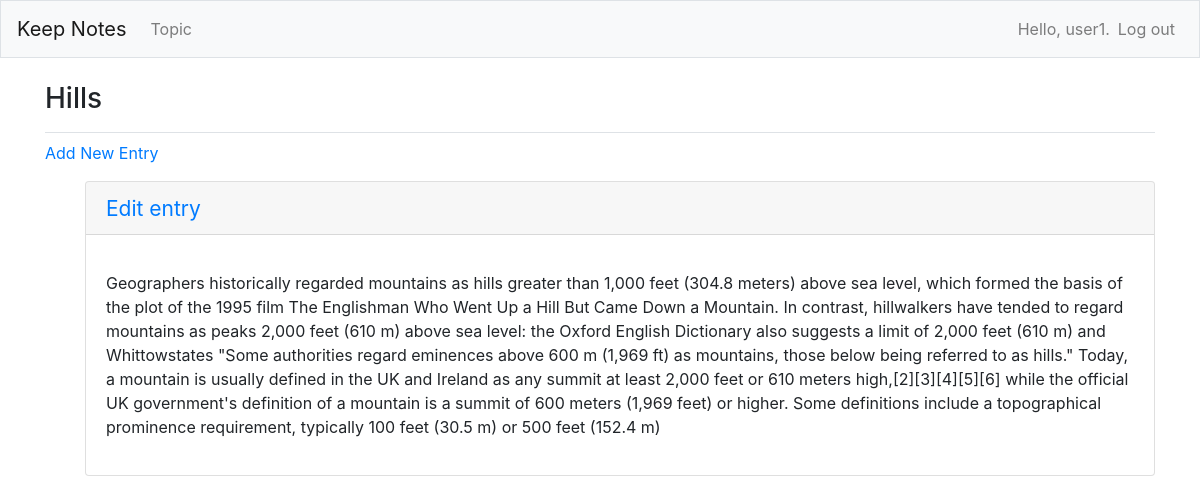
The page /topics/3/ (signed in) on the database its author committed.
### learning_logs/models.py (models this page shows, shortened)
class Topic(models.Model):
    text = models.CharField(max_length=200)
    date_added = models.DateTimeField(auto_now_add=True)
    owner = models.ForeignKey(User, on_delete=models.CASCADE)
    def __str__(self):
    	return self.text

class Entry(models.Model):
    topic = models.ForeignKey(Topic, on_delete=models.CASCADE)
    text = models.TextField()
    date_added = models.DateTimeField(auto_now_add=True)
    class Meta:
        verbose_name_plural = 'entries'

### learning_logs/views.py (the view)
# urls.py: path('topics/<int:topic_id>/', views.topic, name='topic'),
@login_required
def topic(request, topic_id):
	topic = Topic.objects.get(id=topic_id)
	if topic.owner != request.user:
		raise Http404
	entries = topic.entry_set.order_by('-date_added')
	context = {'topic': topic, 'entries': entries}
	return render(request, 'learning_logs/topic.html', context)

### learning_logs/templates/learning_logs/topic.html (shortened to what this page needs)
{% extends 'learning_logs/base.html' %}
{% block page_header %}
	<h3>{{ topic }}</h3>
{% endblock page_header %}
{% block content %}
<p>
	<a href="{% url "learning_logs:new_entry" topic.id %}">Add New Entry</a>
</p>
<ul>
	{% for entry in entries %}
		<div class="card md-3">
			<h4 class="card-header">
        	    <small><a href="{% url "learning_logs:edit_entry" entry.id %}">Edit entry</a></small>
            </h4>
        	<div class="card-body">
        		<p>{{ entry.text|linebreaks }}</p>
        	</div>
        </div><br>
	{% empty %}
		<p>There is no entries for this topic</p>
	{% endfor %}
</ul>
{% endblock content %}

### learning_logs/templates/learning_logs/base.html (shortened to what this page needs)
{% load bootstrap4 %}
{% load static %}
<!DOCTYPE html>
<html>
<head>
	{% bootstrap_css %}
</head>
<body>
<nav class="navbar navbar-expand-md navbar-light bg-light mb-4 border">
	<a class="navbar-brand" href="{% url "learning_logs:index" %}">Keep Notes</a>
	<div class="collapse navbar-collapse" id="navbarCollapse">
		<ul class="navbar-nav mr-auto">
			<li class="nav-item">
				<a class="nav-link" href="{% url "learning_logs:topics" %}">Topic</a>
			</li>
		</ul>
	<ul class="navbar-nav ml-auto">
	{% if user.is_authenticated %}
		<li class="nav-item">
			<span class="navbar-text">Hello, {{ user.username }}.</span>
		</li>
		<li class="nav-item">
			<a class="nav-link" href="{% url 'users:logout' %}">Log out</a>
		</li>
	{% endif %}
	</ul>
	</div>
</nav>
<main role="main" class="container">
	<div class="pb-2 mb-2 border-bottom">
		{% block page_header %}{% endblock page_header %}
	</div>
	<div>
		{% block content %}{% endblock content %}
	</div>
</main>
</body>
</html>

### rows shown on the page
Topic: text "Hills"
Entry: text "Geographers historically regarded mountains as hills greater than 1,000 feet (304.8 meters) above sea level, which formed the basis of the plot of the 1995 film The Englishman Who Went Up a Hill But Came Down a Mountain. In contrast, hillwalkers have tended to regard mountains as peaks 2,000 feet (610 m) above sea level: the Oxford English Dictionary also suggests a limit of 2,000 feet (610 m) and Whittowstates \"Some authorities regard eminences above 600 m (1,969 ft) as mountains, those below being referred to as hills.\" Today, a mountain is usually defined in the UK and Ireland as any summit at least 2,000 feet or 610 meters high,[2][3][4][5][6] while the official UK government's…"

### other values the page prints
{{ user.username }} "user1"
